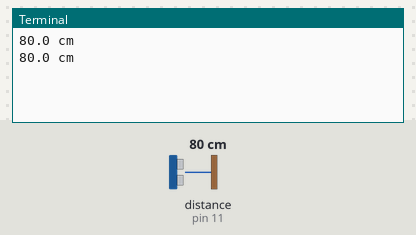
Simulated run of this program. Board: Raspberry Pi (header pin numbers). On the bench: the last lines printed to the terminal. The inputs (shaded band) are chosen by the test bench; at power-on: distance to the obstacle (sensor on pin 11) 80 cm. The clock reads 2024-03-15 10:24:30 at power-on unless the program sets it.

Above: at 1.2 s.
1.3 s: distance to the obstacle (sensor on pin 11) set to 2 cm
At 2.6 s:
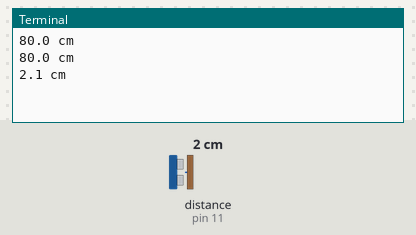
2.8 s: distance to the obstacle (sensor on pin 11) set to 4 cm
At 3.8 s:
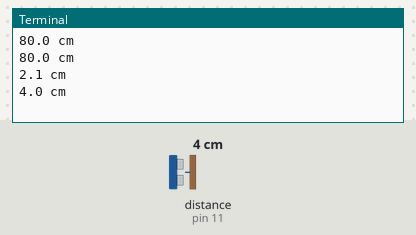
Timing chart, 0 to 5.8 s (numbered marks = the images above; inputs shaded):
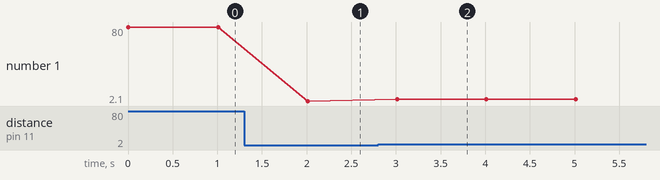

Measured:
- after the input at 1.3 s, the terminal: prints a new line after 0.71 s (image 1)
- after the input at 2.8 s, the terminal: prints a new line after 0.21 s (image 2)
- plotted number 1: 80 → 2.1 after the input at 1.3 s, 2.1 → 4 after the input at 2.8 s

The program:

ultrasonic_sensor.py
```python
#Brycen Dhom
#ECE 492-501
#6/11/2020

import RPi.GPIO as GPIO
import time

GPIO.setmode(GPIO.BOARD)
GPIO.setup(12,GPIO.OUT)
GPIO.setup(11,GPIO.IN,pull_up_down=GPIO.PUD_DOWN)

try:
	while True:
		GPIO.output(12, True)
		time.sleep(0.00001)
		GPIO.output(12, False)

		startTime = time.time()
		stopTime = time.time()

		while 0 == GPIO.input(11):
			startTime = time.time()
		while 1 == GPIO.input(11):
			stopTime = time.time()

		TimeElapsed = stopTime - startTime
		distance = (TimeElapsed * 34300) / 2

		print ("%.1f cm" % distance)
		time.sleep(1)
except KeyboardInterrupt:
	print('Cleaning Up')
	GPIO.cleanup()
```
